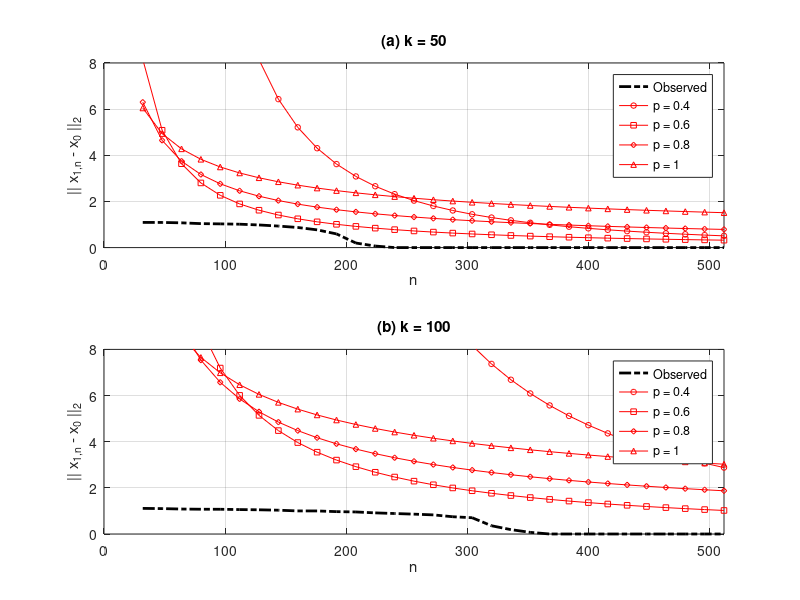

Write the MATLAB code that produced this figure.
% Figure 7: Plot of reconstruction error for signals with controlled 
% number of nonzeros versus the quasibound (3.2) in the paper.
% Uses data files: DataL0_50.mat, DataL0_100.mat, CpVec.mat
% See also: GenDataL0, GenTbl01
load CpVec.mat

load DataL0_50.mat;
R = zeros(size(P));
for pp = 1:length(P)
    R(pp) = K .^ (1./P(pp));
end 

subplot(2,1,1);
plot(N,E,'-.k','LineWidth',2); grid on;
xlabel(['n']);
ylabel('|| x_{1,n} - x_{0} ||_{2}');
title(['(a) k = ' num2str(K)]);
lineType = ['-ro'; '-rs'; '-rd'; '-r^'];
Pind = [4, 8, 12, 16];
for lineNum = 1:4
    bound = CpVec(Pind(lineNum)) .* R(Pind(lineNum)) .* (N ./ log2(M)) .^ (0.5 - 1/P(Pind(lineNum)));
    hold on;
    plot(N,bound,lineType(lineNum,:), 'MarkerSize', 4);
    hold off;
end
legend('Observed', ['p = ' num2str(P(Pind(1)))], ['p = ' num2str(P(Pind(2)))], ...
    ['p = ' num2str(P(Pind(3)))], ['p = ' num2str(P(Pind(4)))]);
axis([0 max(N) 0 8]);


load DataL0_100.mat;
R = zeros(size(P));
for pp = 1:length(P)
    R(pp) = K .^ (1./P(pp));
end 

subplot(2,1,2);
plot(N,E,'-.k','LineWidth',2); grid on;
xlabel(['n']);
ylabel('|| x_{1,n} - x_{0} ||_{2}');
title(['(b) k = ' num2str(K)]);
lineType = ['-ro'; '-rs'; '-rd'; '-r^'];
Pind = [4, 8, 12, 16];
for lineNum = 1:4
    bound = CpVec(Pind(lineNum)) .* R(Pind(lineNum)) .* (N ./ log2(M)) .^ (0.5 - 1/P(Pind(lineNum)));
    hold on;
    plot(N,bound,lineType(lineNum,:), 'MarkerSize', 4);
    hold off;
end
legend('Observed', ['p = ' num2str(P(Pind(1)))], ['p = ' num2str(P(Pind(2)))], ...
    ['p = ' num2str(P(Pind(3)))], ['p = ' num2str(P(Pind(4)))]);
axis([0 max(N) 0 8]);

%
% Copyright (c) 2006. Yaakov Tsaig
%  

%
% Part of SparseLab Version:100
% Created Tuesday March 28, 2006
% This is Copyrighted Material
% For Copying permissions see COPYING.m
% Comments? e-mail sparselab@stanford.edu
%
